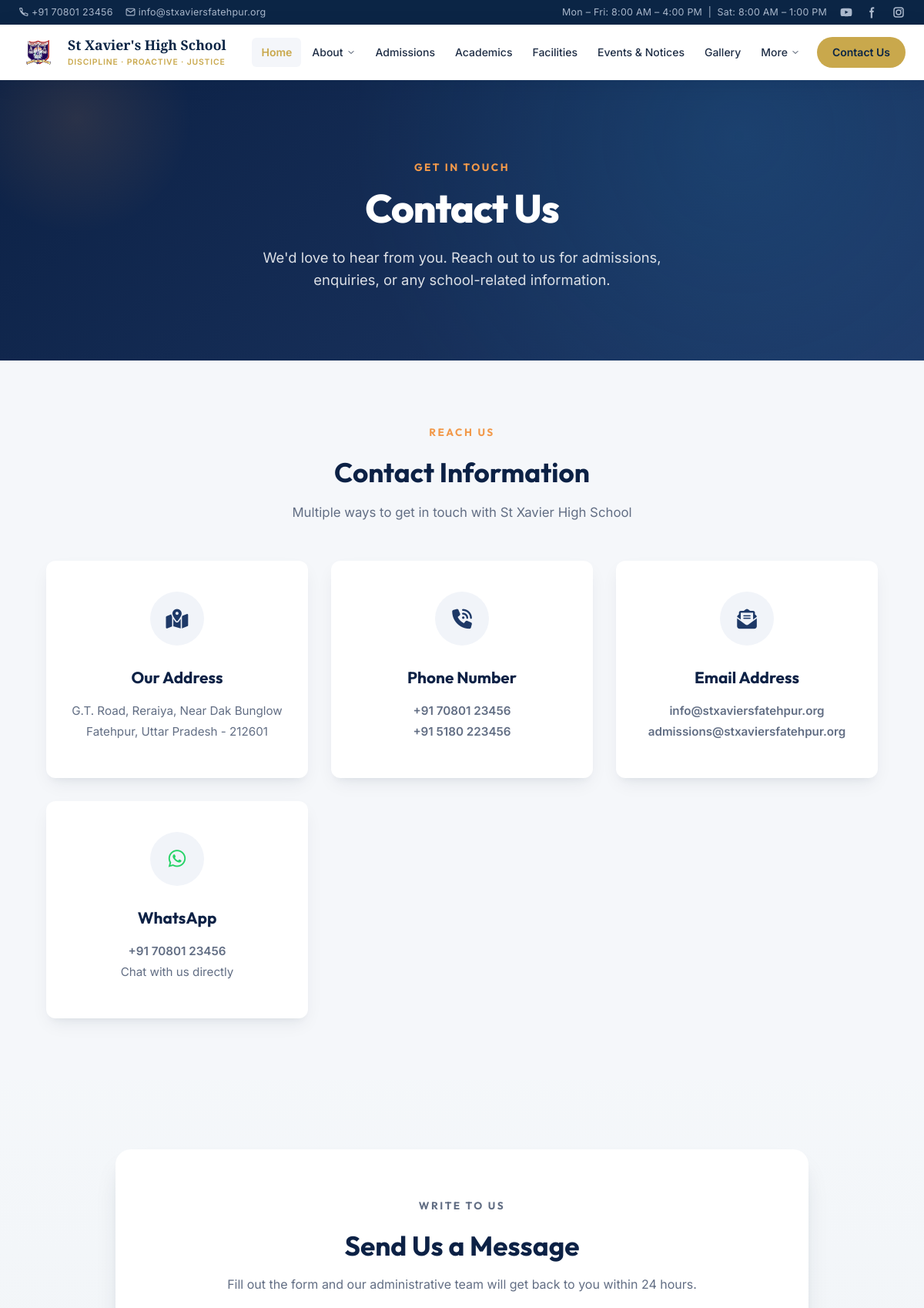
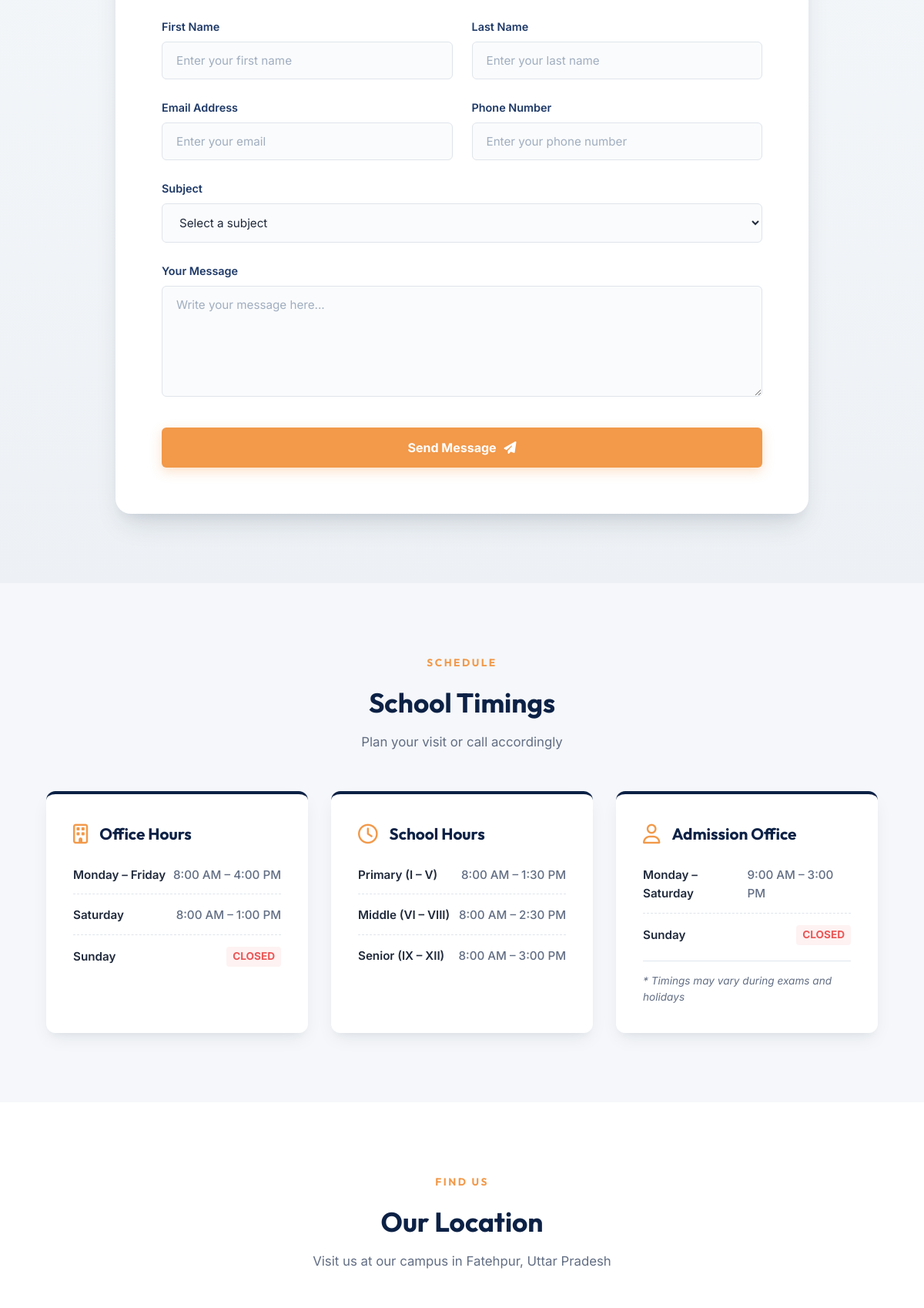
Page /contact-us (upper part) on the committed database (2 pictures, top to bottom).
### models.py (models this page shows)
class ContactPageConfig(db.Model):
    __tablename__ = 'contact_page_config'
    id = db.Column(db.Integer, primary_key=True)
    address_line1 = db.Column(db.String(200), nullable=False, default="G.T. Road, Reraiya, Near Dak Bunglow")
    address_line2 = db.Column(db.String(200), nullable=False, default="Fatehpur, Uttar Pradesh - 212601")
    phone1 = db.Column(db.String(100), nullable=False, default="+91 70801 23456")
    phone2 = db.Column(db.String(100), nullable=False, default="+91 5180 223456")
    email1 = db.Column(db.String(200), nullable=False, default="info@stxaviersfatehpur.org")
    email2 = db.Column(db.String(200), nullable=False, default="admissions@stxaviersfatehpur.org")
    whatsapp = db.Column(db.String(100), nullable=False, default="+91 70801 23456")
    office_hours_mon_fri = db.Column(db.String(100), nullable=False, default="8:00 AM – 4:00 PM")
    office_hours_sat = db.Column(db.String(100), nullable=False, default="8:00 AM – 1:00 PM")
    office_hours_sun = db.Column(db.String(100), nullable=False, default="Closed")
    school_hours_primary = db.Column(db.String(100), nullable=False, default="8:00 AM – 1:30 PM")
    school_hours_middle = db.Column(db.String(100), nullable=False, default="8:00 AM – 2:30 PM")
    school_hours_senior = db.Column(db.String(100), nullable=False, default="8:00 AM – 3:00 PM")
    admission_hours_mon_sat = db.Column(db.String(100), nullable=False, default="9:00 AM – 3:00 PM")
    admission_hours_sun = db.Column(db.String(100), nullable=False, default="Closed")
    admission_hours_note = db.Column(db.String(200), nullable=False, default="* Timings may vary during exams and holidays")
    map_iframe_src = db.Column(db.Text, nullable=False, default="https://www.google.com/maps/embed?pb=!1m18!1m12!1m3!1d3596.223871780447!2d80.81422797523956!3d25.666993177402636!2m3!1f0!2f0!3f0!3m2!1i1024!2i768!4f13.1!3m3!1m2!1s0x399d8d002a2012d9%3A0x6d05f3241b714b2e!2sSt.%20Xavier&#39;s%20High%20School!5e0!3m2!1sen!2sin!4v1718870000000!5m2!1sen!2sin")
    map_directions_url = db.Column(db.String(300), nullable=False, default="https://maps.google.com/?q=St.+Xavier's+High+School+Fatehpur+Uttar+Pradesh")

### app.py (the view, shortened to what this page needs)
@app.route("/contact-us", methods=['GET', 'POST'])
def contact_us():
    contact_config = ContactPageConfig.query.first()
    if not contact_config:
        contact_config = ContactPageConfig()
        db.session.add(contact_config)
        db.session.commit()
    faqs = FAQItem.query.order_by(FAQItem.id.asc()).all()
    return render_template(
        'contact.html',
        name="Contact-us",
        contact_config=contact_config,
        faqs=faqs
    )

### templates/contact.html (shortened to what this page needs)
{%include "boilerplate.html"%}
  <link rel="stylesheet" href="https://cdnjs.cloudflare.com/ajax/libs/font-awesome/6.4.0/css/all.min.css">
  <link rel="stylesheet" href="{{ url_for('static', filename='css/contact.css') }}">
</head>
{%include "navbar.html"%}
<body>
  <main class="contact-page">
    <section class="contact-hero">
      <div class="hero-content">
        <p class="section-label animate-fade">GET IN TOUCH</p>
        <h1 class="animate-slide">Contact Us</h1>
        <p class="hero-subtitle animate-fade">We'd love to hear from you. Reach out to us for admissions, enquiries, or any school-related information.</p>
      </div>
    </section>
    <section class="contact-information">
      <p class="section-label">REACH US</p>
      <h2>Contact Information</h2>
      <p class="section-subtitle">Multiple ways to get in touch with St Xavier High School</p>
      <div class="contact-info-cards">
        <div class="info-card">
          <div class="info-icon">
            <i class="fas fa-map-marked-alt"></i>
          </div>
          <h3>Our Address</h3>
          <p>{{ contact_config.address_line1 }}</p>
          <p>{{ contact_config.address_line2 }}</p>
        </div>
        <div class="info-card">
          <div class="info-icon">
            <i class="fas fa-phone-volume"></i>
          </div>
          <h3>Phone Number</h3>
          <a href="tel:{{ contact_config.phone1.replace(' ', '') }}">{{ contact_config.phone1 }}</a>
          <a href="tel:{{ contact_config.phone2.replace(' ', '') }}">{{ contact_config.phone2 }}</a>
        </div>
        <div class="info-card">
          <div class="info-icon">
            <i class="fas fa-envelope-open-text"></i>
          </div>
          <h3>Email Address</h3>
          <a href="mailto:{{ contact_config.email1 }}">{{ contact_config.email1 }}</a>
          <a href="mailto:{{ contact_config.email2 }}">{{ contact_config.email2 }}</a>
        </div>
        <div class="info-card">
          <div class="info-icon">
            <i class="fab fa-whatsapp"></i>
          </div>
          <h3>WhatsApp</h3>
          <a href="https://wa.me/{{ contact_config.whatsapp.replace(' ', '').replace('+', '') }}" target="_blank">{{ contact_config.whatsapp }}</a>
          <p>Chat with us directly</p>
        </div>
      </div>
    </section>
    <section class="contact-form-section">
      <div class="form-wrapper">
        <div class="form-intro">
          <p class="section-label">WRITE TO US</p>
          <h2>Send Us a Message</h2>
          <p>Fill out the form and our administrative team will get back to you within 24 hours.</p>
        </div>
        <form class="contact-form" action="" method="POST" id="contactForm">
          <div class="form-row">
            <div class="form-group">
              <label for="first-name">First Name</label>
              <input type="text" id="first-name" name="first_name" placeholder="Enter your first name" required>
            </div>
            <div class="form-group">
              <label for="last-name">Last Name</label>
              <input type="text" id="last-name" name="last_name" placeholder="Enter your last name" required>
            </div>
          </div>
          <div class="form-row">
            <div class="form-group">
              <label for="email">Email Address</label>
              <input type="email" id="email" name="email" placeholder="Enter your email" required>
            </div>
            <div class="form-group">
              <label for="phone">Phone Number</label>
              <input type="tel" id="phone" name="phone" pattern="[0-9]{10}" placeholder="Enter your phone number">
            </div>
          </div>
          <div class="form-group">
            <label for="subject">Subject</label>
            <select id="subject" name="subject" required>
              <option value="" disabled selected>Select a subject</option>
            </select>
          </div>
          <div class="form-group">
            <label for="message">Your Message</label>
            <textarea id="message" name="message" rows="6" placeholder="Write your message here..." required></textarea>
          </div>
          <button type="submit" class="submit-btn">
            <span>Send Message</span>
            <i class="fas fa-paper-plane"></i>
          </button>
        </form>
      </div>
    </section>
    <section class="school-timing">
      <p class="section-label">SCHEDULE</p>
      <h2>School Timings</h2>
      <p class="section-subtitle">Plan your visit or call accordingly</p>
      <div class="timing-cards">
        <div class="timing-card">
          <div class="timing-header">
            <i class="far fa-building"></i>
            <h3>Office Hours</h3>
          </div>
          <ul>
            <li>
              <span class="day">Monday – Friday</span>
              <span class="time">{{ contact_config.office_hours_mon_fri }}</span>
            </li>
            <li>
              <span class="day">Saturday</span>
              <span class="time">{{ contact_config.office_hours_sat }}</span>
            </li>
            <li>
              <span class="day">Sunday</span>
              <span class="time {% if contact_config.office_hours_sun.lower() == 'closed' %}closed{% endif %}">{{ contact_config.office_hours_sun }}</span>
            </li>
          </ul>
        </div>
        <div class="timing-card">
          <div class="timing-header">
            <i class="far fa-clock"></i>
            <h3>School Hours</h3>
          </div>
          <ul>
            <li>
              <span class="day">Primary (I – V)</span>
              <span class="time">{{ contact_config.school_hours_primary }}</span>
            </li>
            <li>
              <span class="day">Middle (VI – VIII)</span>
              <span class="time">{{ contact_config.school_hours_middle }}</span>
            </li>
            <li>
              <span class="day">Senior (IX – XII)</span>
              <span class="time">{{ contact_config.school_hours_senior }}</span>
            </li>
          </ul>
        </div>
        <div class="timing-card">
          <div class="timing-header">
            <i class="far fa-user"></i>
            <h3>Admission Office</h3>
          </div>
          <ul>
            <li>
              <span class="day">Monday – Saturday</span>
              <span class="time">{{ contact_config.admission_hours_mon_sat }}</span>
            </li>
            <li>
              <span class="day">Sunday</span>
              <span class="time {% if contact_config.admission_hours_sun.lower() == 'closed' %}closed{% endif %}">{{ contact_config.admission_hours_sun }}</span>
            </li>
          </ul>
          <p class="timing-note">{{ contact_config.admission_hours_note }}</p>
        </div>
      </div>
    </section>
    <section class="map-section">
      <p class="section-label">FIND US</p>
      <h2>Our Location</h2>
      <p class="section-subtitle">Visit us at our campus in Fatehpur, Uttar Pradesh</p>
    </section>
  </main>
</body>
</html>

### templates/boilerplate.html (shortened to what this page needs)
<!DOCTYPE html>
<html lang="en">
<head>
<link rel="stylesheet" href="{{ url_for('static', filename='css/style1.css') }}">
<link rel="stylesheet" href="{{ url_for('static', filename='css/footer.css') }}">

### templates/navbar.html (shortened to what this page needs)
</head>
<body>
  <div class="topbar" role="complementary" aria-label="Contact information">
    <div class="topbar-inner">
      <div class="topbar-left">
        <span>
          {{ contact_config.phone1 if contact_config else "+91 70801 23456" }}
        </span>
        <span>
          <svg width="13" height="13" viewBox="0 0 24 24" fill="none" stroke="currentColor" stroke-width="2" aria-hidden="true">
            <path d="M4 4H20C21.1 4 22 4.9 22 6V18C22 19.1 21.1 20 20 20H4C2.9 20 2 19.1 2 18V6C2 4.9 2.9 4 4 4Z"/>
            <polyline points="22,6 12,13 2,6"/>
          </svg>
          {{ contact_config.email1 if contact_config else "info@stxaviersfatehpur.org" }}
        </span>
      </div>
      <div class="topbar-right">
        <span>Mon – Fri: {{ contact_config.office_hours_mon_fri if contact_config else "8:00 AM – 4:00 PM" }} &nbsp;|&nbsp; Sat: {{ contact_config.office_hours_sat if contact_config else "8:00 AM – 1:00 PM" }}</span>
        <a href="https://www.youtube.com/@StXaviersHighSchoolFatehpur" title="YouTube" aria-label="YouTube">
        </a>
        <a href="https://www.facebook.com/p/St-Xaviers-High-School-Fatehpur-UP-100094626789319/" title="Facebook" aria-label="Facebook">
          <svg aria-hidden="true" xmlns="http://www.w3.org/2000/svg" width="18" height="18" fill="currentColor" viewBox="0 0 24 24">
            <path fill-rule="evenodd" d="M13.135 6H15V3h-1.865a4.147 4.147 0 0 0-4.142 4.142V9H7v3h2v9.938h3V12h2.021l.592-3H12V6.591A.6.6 0 0 1 12.592 6h.543Z" clip-rule="evenodd"/>
          </svg>
        </a>
        <a href="https://www.instagram.com/stxaviersfatehpur_official/" title="Instagram" aria-label="Instagram">
        </a>
      </div>
    </div>
  </div>
  <header id="site-header" role="banner">
    <nav aria-label="Primary navigation">
      <a href="{{url_for('home')}}" class="logo" aria-label="St Xavier's High School – Home">
        <div class="logo-icon-wrap" aria-hidden="true">
          <img src="{{ url_for('static', filename='images/logo1.png') }}" alt="St Xavier's logo" class="logo-img">
        </div>
        <div class="logo-text">
          <span class="logo-name">St Xavier's High School</span>
          <span class="logo-tagline">Discipline · Proactive · Justice</span>
        </div>
      </a>
      <ul class="nav-links" role="list" id="nav-links">
        <li><a href="{{url_for('home')}}" class="active" aria-current="page">Home</a></li>
        <li class="has-dropdown">
          <a href="{{url_for('about_us')}}" aria-haspopup="true" aria-expanded="false">
            About
            <svg class="chevron" viewBox="0 0 24 24" aria-hidden="true"><polyline points="6 9 12 15 18 9"/></svg>
          </a>
        </li>
        <li><a href="{{url_for('admission_page')}}">Admissions</a></li>
        <li>
          <a href="{{url_for('academics_page')}}" aria-haspopup="true" aria-expanded="false">
            Academics
          </a>
        </li>
        <li><a href="{{url_for('under_development')}}">Facilities</a></li>
        <li><a href="{{url_for('events_and_notices')}}">Events &amp; Notices</a></li>
        <li><a href="{{url_for('gallery_page')}}">Gallery</a></li>
        <li class="has-dropdown">
          <a href="#" aria-haspopup="true" aria-expanded="false">
            More
            <svg class="chevron" viewBox="0 0 24 24" aria-hidden="true"><polyline points="6 9 12 15 18 9"/></svg>
          </a>
        </li>
       <li><a href="{{url_for('contact_us')}}" class="nav-cta">Contact Us</a></li>
      </ul>
    </nav>
  </header>

### rows in the picture
ContactPageConfig: phone1 "+91 70801 23456", email1 "info@stxaviersfatehpur.org", office_hours_mon_fri "8:00 AM – 4:00 PM", office_hours_sat "8:00 AM – 1:00 PM", address_line1 "G.T. Road, Reraiya, Near Dak Bunglow", address_line2 "Fatehpur, Uttar Pradesh - 212601", phone2 "+91 5180 223456", email2 "admissions@stxaviersfatehpur.org", whatsapp "+91 70801 23456", office_hours_sun "CLOSED", school_hours_primary "8:00 AM – 1:30 PM", school_hours_middle "8:00 AM – 2:30 PM", school_hours_senior "8:00 AM – 3:00 PM", admission_hours_mon_sat "9:00 AM – 3:00 PM", admission_hours_sun "CLOSED", admission_hours_note "* Timings may vary during exams and holidays"
